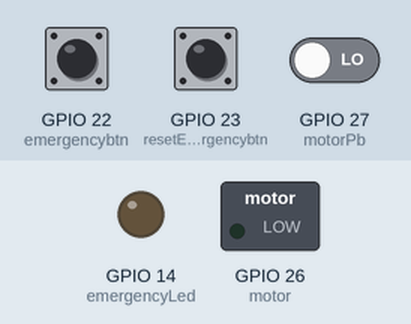
The sketch below on a simulated ESP32. Shown: switched loads named in the sketch (green lamp = pin HIGH), output pins drawn as LEDs (lit = HIGH). The test bench sets the inputs (shaded band); at power-on: GPIO 22 (emergencybtn) LOW, GPIO 23 (resetEmergencybtn) LOW, GPIO 27 (motorPb) LOW. WiFi joins after 1.5 s; servers stay silent unless stated; uploads are accepted with an empty reply; what the sketch prints to the serial monitor is not drawn.

Above: at 3.7 s.
3.8 s: GPIO 22 (emergencybtn) pulled HIGH for 3.2 s
At 6.0 s:
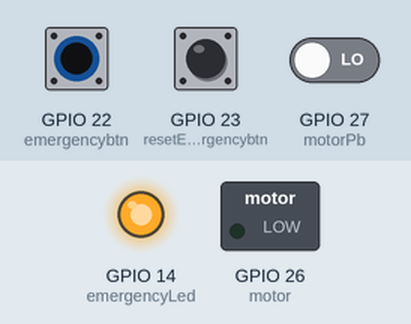
8.5 s: GPIO 23 (resetEmergencybtn) pulled HIGH for 0.15 s
At 9.9 s:
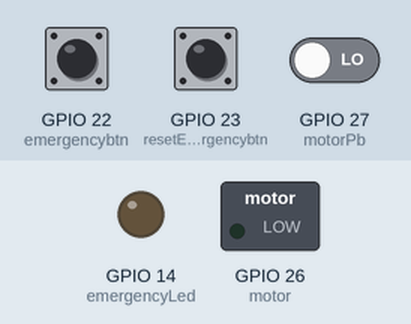
10.2 s: GPIO 27 (motorPb) driven HIGH
At 11.9 s:
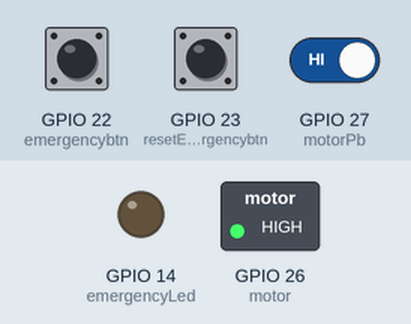
12.6 s: GPIO 22 (emergencybtn) pulled HIGH for 1 s
At 13.8 s:
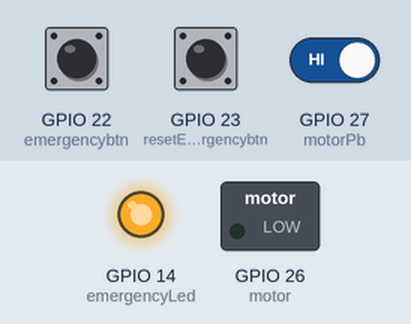
15.1 s: GPIO 23 (resetEmergencybtn) pulled HIGH for 1 s
At 16.5 s:
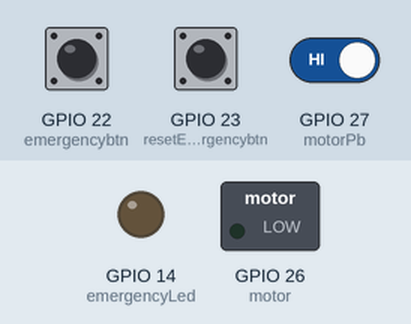
Timing chart, 0 to 18.1 s (numbered marks = the images above; inputs shaded):
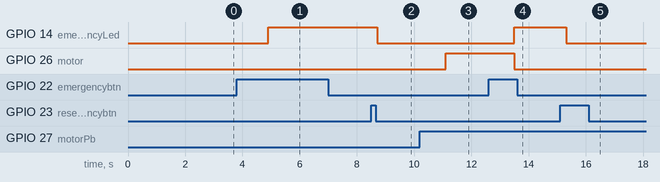

Measured:
- after the input at 3.8 s, GPIO 14 (emergencyLed): LOW → HIGH after 1.1 s
- after the input at 8.5 s, GPIO 14 (emergencyLed): HIGH → LOW after 0.20 s
- after the input at 10.2 s, GPIO 26 (motor): LOW → HIGH after 0.90 s
- after the input at 12.6 s, GPIO 14 (emergencyLed): LOW → HIGH after 0.90 s; GPIO 26 (motor): HIGH → LOW after 0.90 s
- after the input at 15.1 s, GPIO 14 (emergencyLed): HIGH → LOW after 0.21 s

The sketch:

esp32-code.ino
```cpp
#include <ArduinoJson.h>
#include <HTTPClient.h>
#include <ESPping.h>
#include <WiFi.h>

int dt_out = 100; //dt_out ==> delay timer out (out denoting the end of the void loop)
int minDt = 0.5; //minDt ==> minimum timer
int wifiDt = 100;

int motor  = 26;
int motorPb = 27;
bool emergency = false;
int emergencybtn = 22;
int resetEmergencybtn = 23;
int emergencyLed = 14;
int pbStateOld;
int pbStateNew;
int localMotorState;
int motorState;
// int globalState;

#define ssid "esp8266"
#define password "forTheLoveOfEmbededSystem"

const char* serverID = "industrialiot.onrender.com";
const char* serverIP = "192.168.62.228"; //host subject to change always untill app is hosted
const int serverPort = 5000;

// Ping google.com to know if connected wifi has access to internet
const char* google = "216.58.223.238";

// Use WiFiClient and HTTPclient class to create TCP connections

IPAddress ip;
HTTPClient http;
WiFiClient client;

// Function to constantly check for changes on the hardware

void hardChanges(){

  pbStateNew = digitalRead(motorPb);

  if ((pbStateNew == 1) && (pbStateOld == 0)) {

    if ((localMotorState == 0) || (localMotorState == 3)) {

      digitalWrite(motor, HIGH);
      localMotorState = 1;

    }

    else {

      digitalWrite(motor, LOW);
      localMotorState = 0;

    }
  }

  pbStateOld = pbStateNew;

}

// Function to send hardware changes to server

void syncHardChanges(){

  DynamicJsonDocument doc(200);
  doc["status"] = localMotorState;
  doc["pin"] = motor;

  String jsonString;
  serializeJson(doc, jsonString);

  String url = "http://" + String(serverIP) + ":" + String(serverPort) + "/api/synchardchanges";

  http.begin(client, url);
  http.addHeader("Content-Type", "application/json");

  int httpCode = http.PUT(jsonString);

  if (httpCode > 0){

    String payload = http.getString();

    int json = payload.indexOf("{");
    String jsonData = payload.substring(json);

    DynamicJsonDocument doc(200);
    DeserializationError error = deserializeJson(doc, jsonData);

    if (error) {

        Serial.println("Deserialization failed: " + String(error.c_str()));
        return;

      }

    motorState = doc["success"];
  }

  http.end();

}

void syncEmergency(int emergencyValue){

  DynamicJsonDocument doc(200);
  doc["emergency"] = emergencyValue;

  String jsonString;
  serializeJson(doc, jsonString);

  String url = "http://" + String(serverIP) + ":" + String(serverPort) + "/api/emergency";

  http.begin(client, url);
  http.addHeader("Content-Type", "application/json");

  int httpCode = http.PUT(jsonString);

  if (httpCode > 0){

    String payload = http.getString();

    int json = payload.indexOf("{");
    String jsonData = payload.substring(json);

    DynamicJsonDocument doc(200);
    DeserializationError error = deserializeJson(doc, jsonData);

    if (error) {

      Serial.println("Deserialization failed: " + String(error.c_str()));
      return;

    }
  }

  http.end();

}

void setupEmergency(){

  if (digitalRead(emergencybtn) == 1) {

      emergency = true;
      localMotorState = 0;
      digitalWrite(motor, LOW);
      digitalWrite(emergencyLed, HIGH);
      syncHardChanges();
      syncEmergency(1);

      while (digitalRead(resetEmergencybtn) != 1 && emergency) {

        Serial.println("Waiting for emergency to be reset");
        Serial.print("emergency state is: ");
        Serial.println(digitalRead(emergencybtn));
        Serial.println(" ");
        Serial.print("reset state is: ");
        Serial.println(digitalRead(resetEmergencybtn));

      }

      Serial.println(" ");
      Serial.println("emergency mode off");
      emergency = false;
      syncEmergency(0);
      digitalWrite(emergencyLed, LOW);

    }

}

void internetAccess() {

  while (!Ping.ping(google, 1)) {

    hardChanges();

    if (WiFi.status() == WL_CONNECTED){

      Serial.println(String(ssid) + " has no internet connection");
      Serial.println();
      Serial.print("Local state is ==>: ");
      Serial.println(localMotorState);

    }

    else{
      Serial.println("wifi disconnected");
      ESP.restart();
    }
  }


}

void setup(){

  pinMode(motor, OUTPUT);
  pinMode(emergencyLed, OUTPUT);
  pinMode(motorPb, INPUT);
  pinMode(emergencybtn, INPUT);
  pinMode(resetEmergencybtn, INPUT);

  WiFi.mode(WIFI_STA);
  WiFi.begin(ssid, password);

  Serial.begin (115200);
  int trial = 0;
  while (WiFi.status() != WL_CONNECTED) {

     Serial.print("Connecting to "+String(ssid)+" Wifi network...");
     Serial.println(".");
     trial++;
     hardChanges();
     setupEmergency();
     Serial.println(localMotorState);

     if (trial == 1000){
        Serial.println("resetting");
        ESP.restart();
      }
  }

  internetAccess();

  Serial.println("");
  Serial.println("WiFi connected");
}

void loop() {

  // when emergency is not pressed
  // Serial.println(" ");
  // Serial.print("emergency state is: ");
  // Serial.println(digitalRead(emergency));
  // Serial.println(" ");
  // Serial.print("reset state is: ");
  // Serial.println(digitalRead(resetEmergency));
  // delay(1000);

  // if (digitalRead(emergency) == 1){
  //   digitalWrite(emergencyLed, HIGH);
  //   Serial.println(digitalRead(emergencyLed));
  //   Serial.println("here");
  // }

  while ((digitalRead(emergencybtn) != 1) && (!emergency)){

    // Check for hardwware changes

    hardChanges();

    // Check if wifi is connected

    if (WiFi.status() == WL_CONNECTED){

      internetAccess();

      String url = "http://" + String(serverIP) + ":" + String(serverPort) + "/api/query";
      DynamicJsonDocument doc(200);
      doc["pin"] = motor; //pin motor is connected to....meant to be 26 but server is using 5

      String jsonString;
      serializeJson(doc, jsonString);

      http.begin(client, url);
      http.addHeader("Content-Type", "application/json");
      int httpCode = http.POST(jsonString);

      // Retrieve Json data from server

      if (httpCode > 0){
        String payload = http.getString();
        int json = payload.indexOf("{");
        String jsonData = payload.substring(json);

        DynamicJsonDocument doc(200);
        DeserializationError error = deserializeJson(doc, jsonData);

        if (error) {

          Serial.println("Deserialization failed: " + String(error.c_str()));

          return;

        }

        motorState = doc["success"];

        // Synchronizing realtime update with local changes

        if ((motorState == 1) && (localMotorState == 3)){

          localMotorState = 2; //if the online query sends a signal of one while the local state is zero(3) change the local state to 1

        }

        if ((motorState == 0) && (localMotorState == 2)){

          localMotorState = 3;

        }

        // Updating and Assigning a new value to local state other than 0 and 1 o keep track of changes

        if ((localMotorState == 1) || (localMotorState == 0)){

          if (localMotorState == 1){

            syncHardChanges();
            localMotorState = 2;

          }

          else{

            syncHardChanges();
            localMotorState = 3;

          }
        }

        // Giving conditions to write the esp32 pin either high or low

        if ((motorState == 1) && (localMotorState == 2)){

          digitalWrite(motor, HIGH);

        }

        else{

          digitalWrite(motor, LOW);

        }
      }

      // Printing error code if unable to get to the server

      else{

        Serial.println("Error: " + String(httpCode));

      }

      http.end();

    }

    // In cases where internet is disconnected

    else{

      Serial.println("Wifi disconnected");
      delay(wifiDt);
      int trial = 0;

      while (WiFi.status() != WL_CONNECTED) {

      delay(wifiDt);
        Serial.println("Reconnecting to "+String(ssid)+" wifi network....");
        WiFi.disconnect();
        WiFi.begin(ssid, password);
        trial++;
        hardChanges();

        if (trial == 500){
          Serial.println("resetting");
          ESP.restart();
        }

      }

      internetAccess();

      Serial.println("Connected to "+String(ssid));
      syncHardChanges();

    }

    delay (dt_out);

  }

  emergency = true;
  localMotorState = 0;
  digitalWrite(motor, LOW);
  digitalWrite(emergencyLed, HIGH);
  syncHardChanges();
  syncEmergency(1);
  Serial.println(digitalRead(emergencybtn));

  while ((digitalRead(resetEmergencybtn) != 1) && (emergency)){

    Serial.println("Waiting for emergency to be reset");
    Serial.print("emergency state is: ");
    Serial.println(digitalRead(emergencybtn));
    Serial.println(" ");
    Serial.print("reset state is: ");
    Serial.println(digitalRead(resetEmergencybtn));

  }

  Serial.println(" ");
  Serial.println("outside");
  emergency = false;
  syncEmergency(0);
  digitalWrite(emergencyLed, LOW);

}
```
